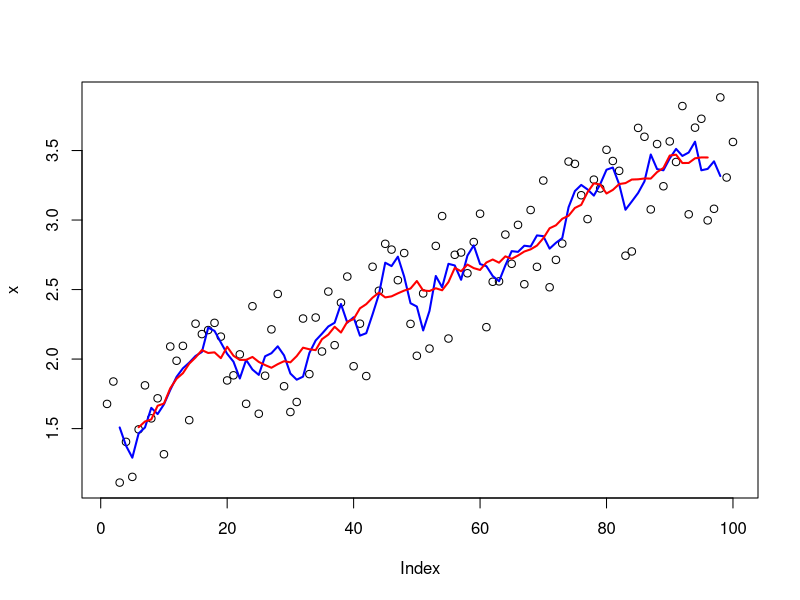
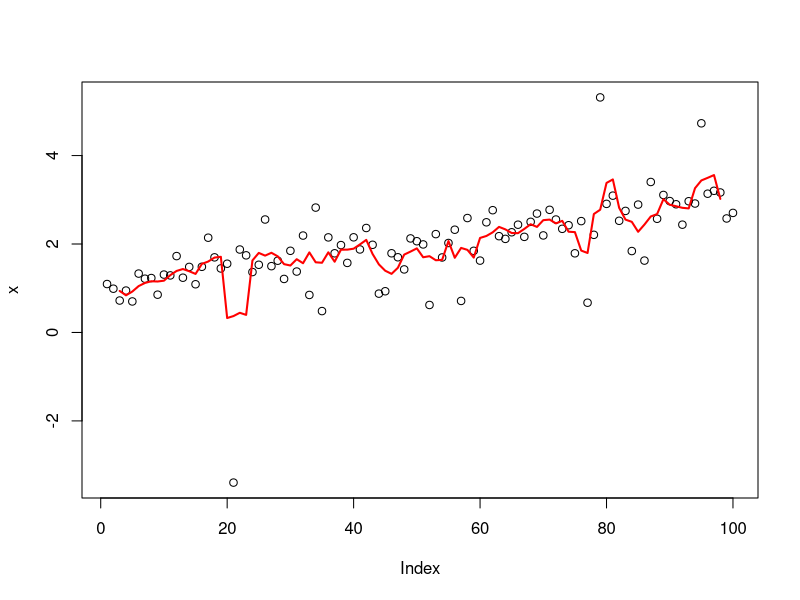
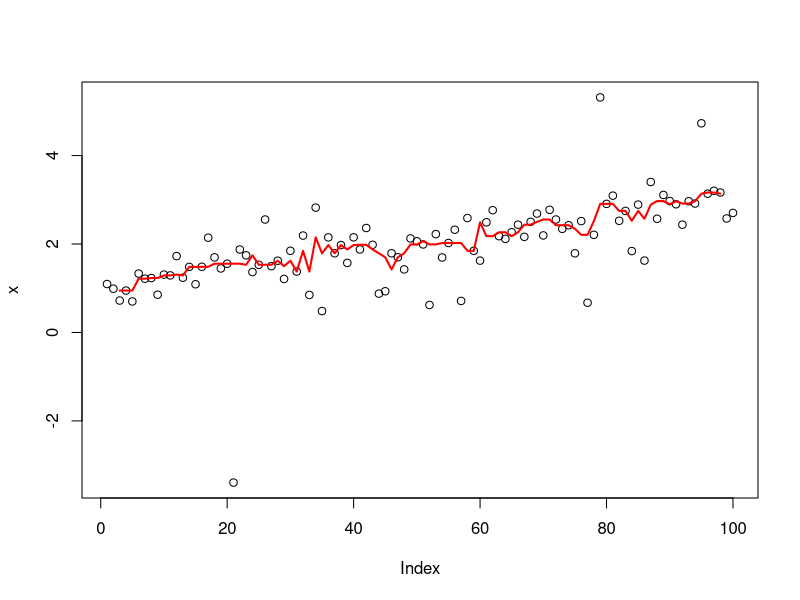

The R script that drew these images, in order:
## ---- chunk 1
randomise <- function(f) f(runif(1e3))

randomise(mean)
randomise(mean)
randomise(sum)
## ---- chunk 2
lapply2 <- function(x, f, ...) {
  out <- vector("list", length(x))
  for (i in seq_along(x)) {
    out[[i]] <- f(x[[i]], ...)
  }
  out
}
## ---- chunk 3
# Create some random data
l <- replicate(20, runif(sample(1:10, 1)), simplify = FALSE)

# With a for loop
out <- vector("list", length(l))
for (i in seq_along(l)) {
  out[[i]] <- length(l[[i]])
}
unlist(out)

# With lapply
unlist(lapply(l, length))
## ---- chunk 4
# What class is each column?
unlist(lapply(mtcars, class))

# Divide each column by the mean
mtcars[] <- lapply(mtcars, function(x) x / mean(x))
## ---- chunk 5
trims <- c(0, 0.1, 0.2, 0.5)
x <- rcauchy(1000)
unlist(lapply(trims, function(trim) mean(x, trim = trim)))
## ---- chunk 6
xs <- runif(1e3)
res <- c()
for (x in xs) {
  # This is slow!
  res <- c(res, sqrt(x))
}
head(res)
## ---- chunk 7
res <- numeric(length(xs))
for (i in seq_along(xs)) {
  res[i] <- sqrt(xs[i])
}
head(res)
## ---- chunk 8
sapply(mtcars, is.numeric)
vapply(mtcars, is.numeric, logical(1))
sapply(list(), is.numeric)
vapply(list(), is.numeric, logical(1))
## ---- chunk 9
df <- data.frame(x = 1:10, y = letters[1:10])
sapply(df, class)
vapply(df, class, character(1))

df2 <- data.frame(x = 1:10, y = Sys.time() + 1:10)
sapply(df2, class)
# vapply(df2, class, character(1))
## ---- chunk 10
# Generate some sample data
xs <- replicate(5, runif(10), simplify = FALSE)
ws <- replicate(5, rpois(10, 5) + 1, simplify = FALSE)
## ---- chunk 11
unlist(lapply(xs, mean))
## ---- chunk 12
unlist(lapply(seq_along(xs), function(i) {
  weighted.mean(xs[[i]], ws[[i]])
}))
## ---- chunk 13
unlist(Map(weighted.mean, xs, ws))
## ---- chunk 14
mtmeans <- lapply(mtcars, mean)
mtmeans[] <- Map(`/`, mtcars, mtmeans)
head(mtcars)

# In this case, equivalent to
mtcars[] <- lapply(mtcars, function(x) x / mean(x))
head(mtcars)
## ---- chunk 15
unlist(Map(function(x, w) weighted.mean(x, w, na.rm = TRUE), xs, ws))
## ---- chunk 16
rollmean <- function(x, n) {
  out <- rep(NA, length(x))

  offset <- trunc(n / 2)
  for (i in (offset + 1):(length(x) - n + offset + 1)) {
    out[i] <- mean(x[(i - offset):(i + offset - 1)])
  }
  out
}
x <- seq(1, 3, length = 1e2) + runif(1e2)
plot(x)
lines(rollmean(x, 5), col = "blue", lwd = 2)
lines(rollmean(x, 10), col = "red", lwd = 2)
## ---- chunk 17
x <- seq(1, 3, length = 1e2) + rt(1e2, df = 2) / 3
plot(x)
lines(rollmean(x, 5), col = "red", lwd = 2)
## ---- chunk 18
rollapply <- function(x, n, f, ...) {
  out <- rep(NA, length(x))

  offset <- trunc(n / 2)
  for (i in (offset + 1):(length(x) - n + offset + 1)) {
    out[i] <- f(x[(i - offset):(i + offset)], ...)
  }
  out
}
plot(x)
lines(rollapply(x, 5, median), col = "red", lwd = 2)
## ---- chunk 19
rollapply <- function(x, n, f, ...) {
  offset <- trunc(n / 2)
  locs <- (offset + 1):(length(x) - n + offset + 1)
  num <- vapply(
    locs, 
    function(i) f(x[(i - offset):(i + offset)], ...),
    numeric(1)
  )

  c(rep(NA, offset), num)
}
## ---- chunk 20
lapply3 <- function(x, f, ...) {
  out <- vector("list", length(x))
  for (i in sample(seq_along(x))) {
    out[[i]] <- f(x[[i]], ...)
  }
  out
}
unlist(lapply(1:10, sqrt))
unlist(lapply3(1:10, sqrt))
## ---- chunk 21
library(parallel)
unlist(mclapply(1:10, sqrt, mc.cores = 4))
## ---- chunk 22
boot_df <- function(x) x[sample(nrow(x), rep = T), ]
rsquared <- function(mod) summary(mod)$r.square
boot_lm <- function(i) {
  rsquared(lm(mpg ~ wt + disp, data = boot_df(mtcars)))
}

system.time(lapply(1:500, boot_lm))
system.time(mclapply(1:500, boot_lm, mc.cores = 2))
## ---- chunk 23
a <- matrix(1:20, nrow = 5)
a
apply(a, 1, mean)
apply(a, 2, mean)
## ---- chunk 24
a1 <- apply(a, 1, identity)
a1
identical(a, a1)
identical(a, t(a1))
a2 <- apply(a, 2, identity)
a2
identical(a, a2)
## ---- chunk 25
x <- matrix(rnorm(20, 0, 10), nrow = 4)
x
x1 <- sweep(x, 1, apply(x, 1, min), `-`)
x1
x2 <- sweep(x1, 1, apply(x1, 1, max), `/`)
x2
## ---- chunk 26
# Create a times table
outer(1:3, 1:10, "*")
## ---- chunk 27
pulse <- round(rnorm(22, 70, 10 / 3)) + rep(c(0, 5), c(10, 12))
group <- rep(c("A", "B"), c(10, 12))

tapply(pulse, group, length)
tapply(pulse, group, mean)
## ---- chunk 28
split(pulse, group)
## ---- chunk 29
tapply2 <- function(x, group, f, ..., simplify = TRUE) {
  pieces <- split(x, group)
  sapply(pieces, f, simplify = simplify)
}
tapply2(pulse, group, length)
tapply2(pulse, group, mean)
## ---- chunk 30
Reduce(`+`, 1:3) # -> ((1 + 2) + 3)
Reduce(sum, 1:3) # -> sum(sum(1, 2), 3)
## ---- chunk 31
l <- replicate(5, sample(1:10, 15, replace = T), simplify = FALSE)
str(l)
## ---- chunk 32
intersect(intersect(intersect(intersect(l[[1]], l[[2]]),
  l[[3]]), l[[4]]), l[[5]])
## ---- chunk 33
Reduce(intersect, l)
## ---- chunk 34
where <- function(f, x) {
  vapply(x, f, logical(1))
}
## ---- chunk 35
df <- data.frame(x = 1:3, y = c("a", "b", "c"))
where(is.factor, df)
str(Filter(is.factor, df))
str(Find(is.factor, df))
Position(is.factor, df)
## ---- chunk 36
integrate(sin, 0, pi)
str(uniroot(sin, pi * c(1 / 2, 3 / 2)))
str(optimise(sin, c(0, 2 * pi)))
str(optimise(sin, c(0, pi), maximum = TRUE))
## ---- chunk 37
poisson_nll <- function(x) {
  n <- length(x)
  sum_x <- sum(x)
  function(lambda) {
    n * lambda - sum_x * log(lambda) # + terms not involving lambda
  }
}
## ---- chunk 38
x1 <- c(41, 30, 31, 38, 29, 24, 30, 29, 31, 38)
x2 <- c(6, 4, 7, 3, 3, 7, 5, 2, 2, 7, 5, 4, 12, 6, 9)
nll1 <- poisson_nll(x1)
nll2 <- poisson_nll(x2)

optimise(nll1, c(0, 100))$minimum
optimise(nll2, c(0, 100))$minimum
## ---- chunk 39
exps <- function(x, alpha) {
  s <- numeric(length(x) + 1)
  for (i in seq_along(s)) {
    if (i == 1) {
      s[i] <- x[i]
    } else {
      s[i] <- alpha * x[i - 1] + (1 - alpha) * s[i - 1]
    }
  }
  s
}
x <- runif(6)
exps(x, 0.5)
## ---- chunk 40
for (i in 1:10) print(i)
## ---- chunk 41
i <- 1
while(i <= 10) {
  print(i)
  i <- i + 1
}
## ---- chunk 42
i <- 0
while(TRUE) {
  if (runif(1) > 0.9) break
  i <- i + 1
}
## ---- chunk 43
add <- function(x, y) {
  stopifnot(length(x) == 1, length(y) == 1,
    is.numeric(x), is.numeric(y))
  x + y
}
## ---- chunk 44
rm_na <- function(x, y, identity) {
  if (is.na(x) && is.na(y)) {
    identity
  } else if (is.na(x)) {
    y
  } else {
    x
  }
}
rm_na(NA, 10, 0)
rm_na(10, NA, 0)
rm_na(NA, NA, 0)
## ---- chunk 45
add <- function(x, y, na.rm = FALSE) {
  if (na.rm && (is.na(x) || is.na(y))) rm_na(x, y, 0) else x + y
}
add(10, NA)
add(10, NA, na.rm = TRUE)
add(NA, NA)
add(NA, NA, na.rm = TRUE)
## ---- chunk 46
add(add(3, NA, na.rm = TRUE), NA, na.rm = TRUE)
add(3, add(NA, NA, na.rm = TRUE), na.rm = TRUE)
## ---- chunk 47
r_add <- function(xs, na.rm = TRUE) {
  Reduce(function(x, y) add(x, y, na.rm = na.rm), xs)
}
r_add(c(1, 4, 10))
## ---- chunk 48
r_add(NA, na.rm = TRUE)
r_add(numeric())
## ---- chunk 49
r_add <- function(xs, na.rm = TRUE) {
  Reduce(function(x, y) add(x, y, na.rm = na.rm), xs, init = 0)
}
r_add(c(1, 4, 10))
r_add(NA, na.rm = TRUE)
r_add(numeric())
## ---- chunk 50
v_add1 <- function(x, y, na.rm = FALSE) {
  stopifnot(length(x) == length(y), is.numeric(x), is.numeric(y))
  if (length(x) == 0) return(numeric())
  simplify2array(
    Map(function(x, y) add(x, y, na.rm = na.rm), x, y)
  )
}

v_add2 <- function(x, y, na.rm = FALSE) {
  stopifnot(length(x) == length(y), is.numeric(x), is.numeric(y))
  vapply(seq_along(x), function(i) add(x[i], y[i], na.rm = na.rm),
    numeric(1))
}
## ---- chunk 51
# Both versions give the same results
v_add1(1:10, 1:10)
v_add1(numeric(), numeric())
v_add1(c(1, NA), c(1, NA))
v_add1(c(1, NA), c(1, NA), na.rm = TRUE)
## ---- chunk 52
c_add <- function(xs, na.rm = FALSE) {
  Reduce(function(x, y) add(x, y, na.rm = na.rm), xs,
    accumulate = TRUE)
}
c_add(1:10)
c_add(10:1)
## ---- chunk 53
row_sum <- function(x, na.rm = FALSE) {
  apply(x, 1, add, na.rm = na.rm)
}
col_sum <- function(x, na.rm = FALSE) {
  apply(x, 2, add, na.rm = na.rm)
}
arr_sum <- function(x, dim, na.rm = FALSE) {
  apply(x, dim, add, na.rm = na.rm)
}
